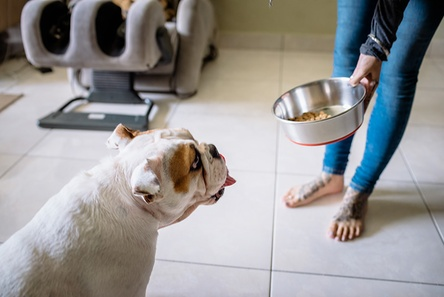
#> input picture segment-anything/notebooks/images/dog.jpg, 444 x 297 px, shrunk from 800 x 534 before the run; its folder holds 3 pictures in this run
$ python build_yolo_from_feedback.py
#> lines starting #> are read from the running program, lines starting #| are printed output that depends on the picture
import os
import cv2
import json
import numpy as np
from pathlib import Path

BASE = Path("ml/feedback")
OUT = Path("ml/feedback_yolo")

IMG_OUT = OUT / "images"
LBL_OUT = OUT / "labels"

IMG_OUT.mkdir(parents=True, exist_ok=True)
LBL_OUT.mkdir(parents=True, exist_ok=True)

INDEX = []

def mask_to_yolo(mask_path, img_shape):
    mask = cv2.imread(str(mask_path), 0)
    if mask is None:
        return None

    ys, xs = np.where(mask > 0)
    if len(xs) < 20:
        return None

    h, w = img_shape[:2]

    x1, x2 = xs.min(), xs.max()
    y1, y2 = ys.min(), ys.max()

    cx = ((x1 + x2) / 2) / w
    cy = ((y1 + y2) / 2) / h
    bw = (x2 - x1) / w
    bh = (y2 - y1) / h

    return f"0 {cx:.6f} {cy:.6f} {bw:.6f} {bh:.6f}"

def process_category(cat, has_labels):
    img_dir = BASE / cat / "images"
    mask_dir = BASE / cat / "masks"

    for img_file in img_dir.iterdir():
        if img_file.suffix.lower() not in [".png", ".jpg", ".jpeg"]:
            continue

        prefix = {
            "missing_building": "mb",
            "wrong_geometry": "wg",
            "not_a_building": "nab"
        }[cat]

        out_name = f"{prefix}_{img_file.stem}.png"
        out_img = IMG_OUT / out_name

        img = cv2.imread(str(img_file))
        if img is None:
            continue

        cv2.imwrite(str(out_img), img)

        record = {
            "image": out_name,
            "source": cat,
            "yolo_label": False
        }

        if has_labels:
            mask_path = mask_dir / img_file.name
            yolo_line = mask_to_yolo(mask_path, img.shape)

            if yolo_line:
                label_path = LBL_OUT / out_name.replace(".png", ".txt")
                with open(label_path, "w") as f:
                    f.write(yolo_line + "\n")

                record["yolo_label"] = True

        INDEX.append(record)

# Process datasets
process_category("missing_building", has_labels=True)
#> in process_category, img is the input picture: shape (297, 444, 3); mean B, G, R 148.2, 148.7, 150.6
#> in mask_to_yolo, `mask = cv2.imread(str(mask_path), 0)`:
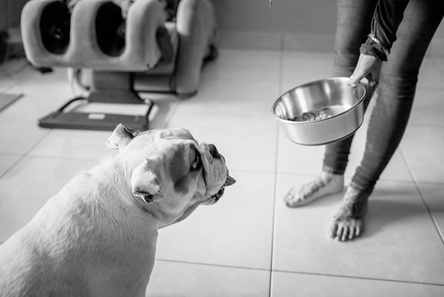
#> mask: shape (297, 444); min 0, max 255, mean 149.2
#> in mask_to_yolo, `x1, x2 = xs.min(), xs.max()`: x1 = 0; x2 = 443
#> in mask_to_yolo, `y1, y2 = ys.min(), ys.max()`: y1 = 0; y2 = 296
#> in mask_to_yolo, `cx = ((x1 + x2) / 2) / w`: cx = 0.499
#> in mask_to_yolo, `cy = ((y1 + y2) / 2) / h`: cy = 0.498
#> in mask_to_yolo, `bw = (x2 - x1) / w`: bw = 0.998
#> in mask_to_yolo, `bh = (y2 - y1) / h`: bh = 0.997
#> in process_category, `yolo_line = mask_to_yolo(mask_path, img.shape)`: yolo_line = '0 0.498874 0.498316 0.997748 0.996633'
#> pass 2 of the loop in process_category, `for img_file in img_dir.iterdir():`:
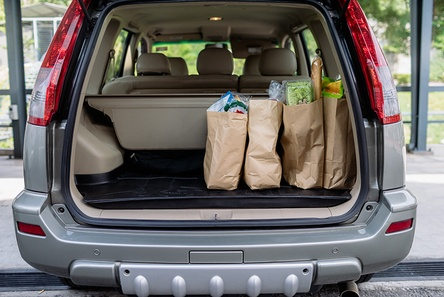
#> input picture segment-anything/notebooks/images/groceries.jpg, 444 x 297 px, shrunk from 800 x 534 before the run
#> in process_category, img is the input picture: shape (297, 444, 3); mean B, G, R 103, 105.8, 109.5
#> in mask_to_yolo (call 2), `mask = cv2.imread(str(mask_path), 0)`:
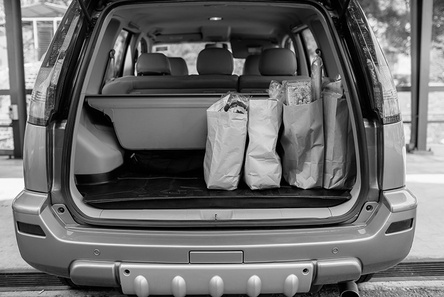
#> mask: shape (297, 444); min 0, max 255, mean 106.6
#> pass 3 of the loop in process_category, `for img_file in img_dir.iterdir():`:
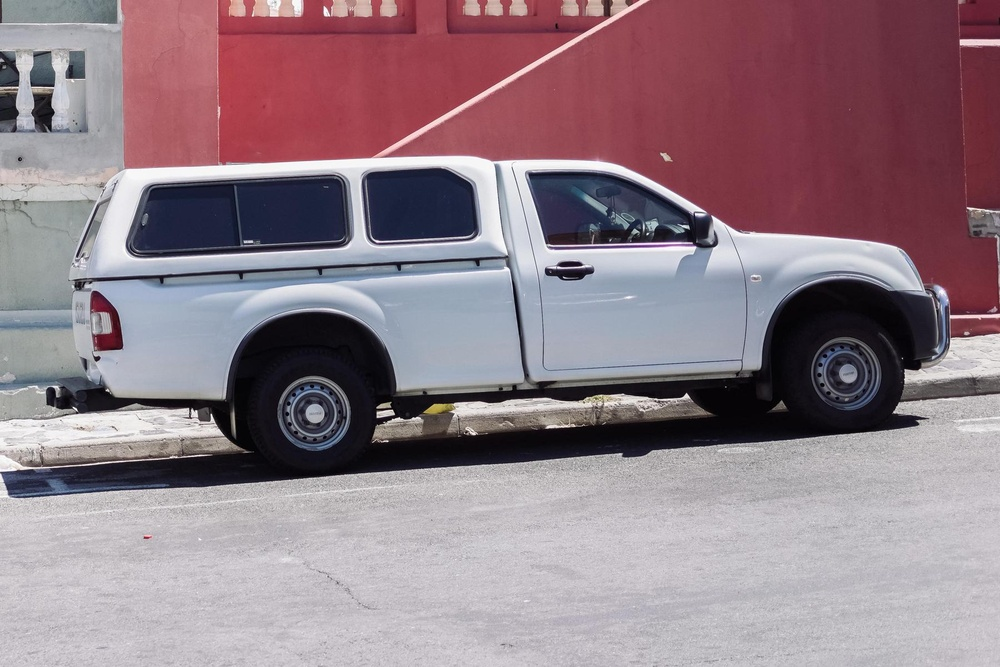
#> input picture segment-anything/notebooks/images/truck.jpg, 1000 x 667 px, shrunk from 1800 x 1200 before the run
#> in process_category, img is the input picture: shape (667, 1000, 3); mean B, G, R 135.2, 126.5, 145.8
#> in mask_to_yolo (call 3), `mask = cv2.imread(str(mask_path), 0)`:
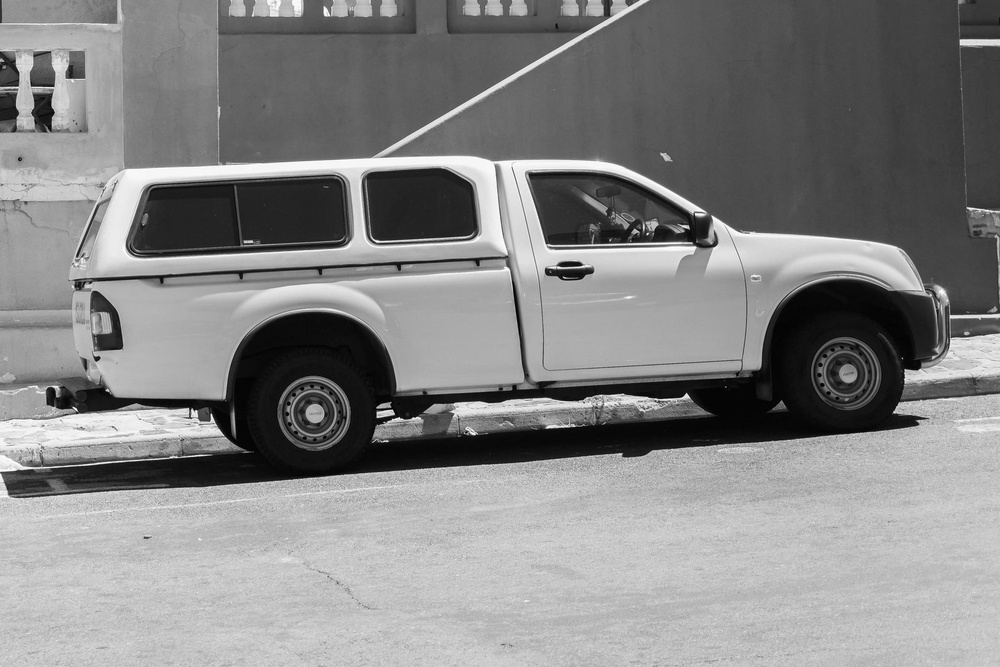
#> mask: shape (667, 1000); min 0, max 255, mean 133.2
#> x2 = 999
#> y2 = 666
#> cy = 0.499
#> bw = 0.999
#> yolo_line = '0 0.499500 0.499250 0.999000 0.998501'
process_category("wrong_geometry", has_labels=True)
#> pass 2 of the loop in process_category, `for img_file in img_dir.iterdir():`:
#> pass 3 of the loop in process_category, `for img_file in img_dir.iterdir():`:
process_category("not_a_building", has_labels=False)
#> pass 2 of the loop in process_category, `for img_file in img_dir.iterdir():`:
#> pass 3 of the loop in process_category, `for img_file in img_dir.iterdir():`:

with open(OUT / "index.json", "w") as f:
    json.dump(INDEX, f, indent=2)

print(f"YOLO dataset built: {len(INDEX)} images")
